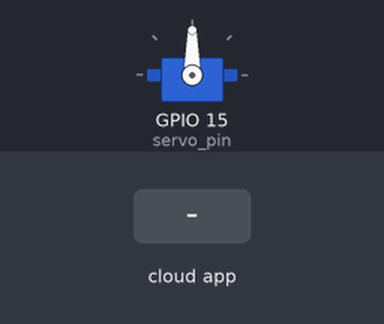
Recording of a sketch running on a simulated ESP32. On the bench: servo. Inputs (shaded band) come from the test bench. The ROS host is connected and sends only what is stated.

Above: at 3.2 s.
3.3 s: the phone or cloud app sets servo_angle to 0
At 4.3 s:
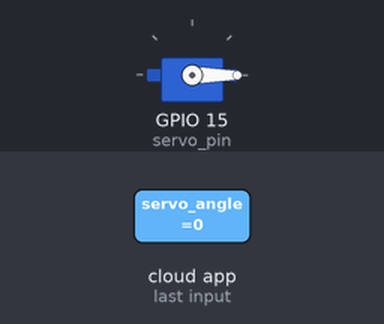
4.8 s: the phone or cloud app sets servo_angle to 1
At 5.3 s:
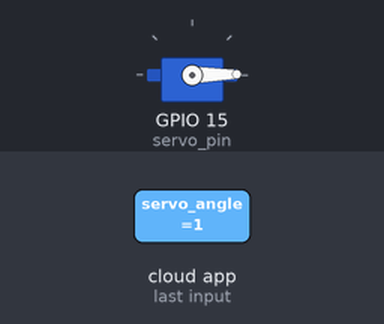
Timing chart, 0 to 7.8 s (numbered marks = the images above; inputs shaded):
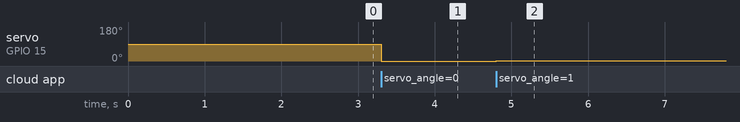

Measured:
- after the input at 3.3 s, servo on GPIO 15 (servo_pin): 90° → 0° at once
- after the input at 4.8 s, servo on GPIO 15 (servo_pin): 0° → 1° at once

The sketch:

Servo_Motor.ino
```cpp
#include <micro_ros_arduino.h>
#include <rcl/rcl.h>
#include <rclc/rclc.h>
#include <rclc/executor.h>
#include <rcl/error_handling.h>

rcl_node_t node;
rclc_executor_t executor;
rclc_support_t support;
rcl_allocator_t allocator;
rcl_publisher_t publisher;
rcl_subscription_t subscriber;

#include <std_msgs/msg/int32.h>
std_msgs__msg__Int32 msg;

#include <ESP32Servo.h>

Servo my_servo;
const int servo_pin = 15;  // GPIO pin for servo

#define RCCHECK(fn) \
  { \
    rcl_ret_t temp_rc = fn; \
    if ((temp_rc != RCL_RET_OK)) { error_loop(); } \
  }
#define RCSOFTCHECK(fn) \
  { \
    rcl_ret_t temp_rc = fn; \
    if ((temp_rc != RCL_RET_OK)) {} \
  }

void error_loop() {
  while (1) {
    delay(100);
  }
}

void subscription_callback(const void *msgin) {
  const std_msgs__msg__Int32 *angle_msg = (const std_msgs__msg__Int32 *)msgin;
  int angle = angle_msg->data;

  // Limit angle to 0-180 degrees
  angle = constrain(angle, 0, 180);
  my_servo.write(angle);

  // Publish the actual angle set
  msg.data = angle;
  RCSOFTCHECK(rcl_publish(&publisher, &msg, NULL));
}

void setup() {
  Serial.begin(115200);

  // Allow allocation of all timers
  ESP32PWM::allocateTimer(0);
  ESP32PWM::allocateTimer(1);
  ESP32PWM::allocateTimer(2);
  ESP32PWM::allocateTimer(3);

  my_servo.setPeriodHertz(50);            // Standard 50hz servo
  my_servo.attach(servo_pin, 500, 2400);  // Attach servo to pin

  // Set up Micro-ROS
  set_microros_transports();
  delay(2000);
  rcl_allocator_t allocator = rcl_get_default_allocator();
  // Create init_options
  rclc_support_init(&support, 0, NULL, &allocator);
  // Create node
  RCCHECK(rclc_node_init_default(&node, "esp32_servo_node", "", &support));

  // Create subscriber
  RCCHECK(rclc_subscription_init_default(
    &subscriber,
    &node,
    ROSIDL_GET_MSG_TYPE_SUPPORT(std_msgs, msg, Int32),
    "servo_angle"));

  // Create publisher
  RCCHECK(rclc_publisher_init_default(
    &publisher,
    &node,
    ROSIDL_GET_MSG_TYPE_SUPPORT(std_msgs, msg, Int32),
    "actual_servo_angle"));

  // Create executor
  RCCHECK(rclc_executor_init(&executor, &support.context, 1, &allocator));
  RCCHECK(rclc_executor_add_subscription(&executor, &subscriber, &msg, &subscription_callback, ON_NEW_DATA));

  // Set servo to initial position
  my_servo.write(90);
  msg.data = 90;
  RCSOFTCHECK(rcl_publish(&publisher, &msg, NULL));
}

void loop() {
  RCCHECK(rclc_executor_spin_some(&executor, RCL_MS_TO_NS(100)));
}

//ros2 run micro_ros_agent micro_ros_agent serial --dev /dev/ttyUSB0
//ros2 topic list
//ros2 topic echo /actual_servo_angle
//ros2 topic pub --once /actual_servo_angle  std_msgs/Int32 "data: 100"
//ros2 run otto_robot servo_control_gui
```
